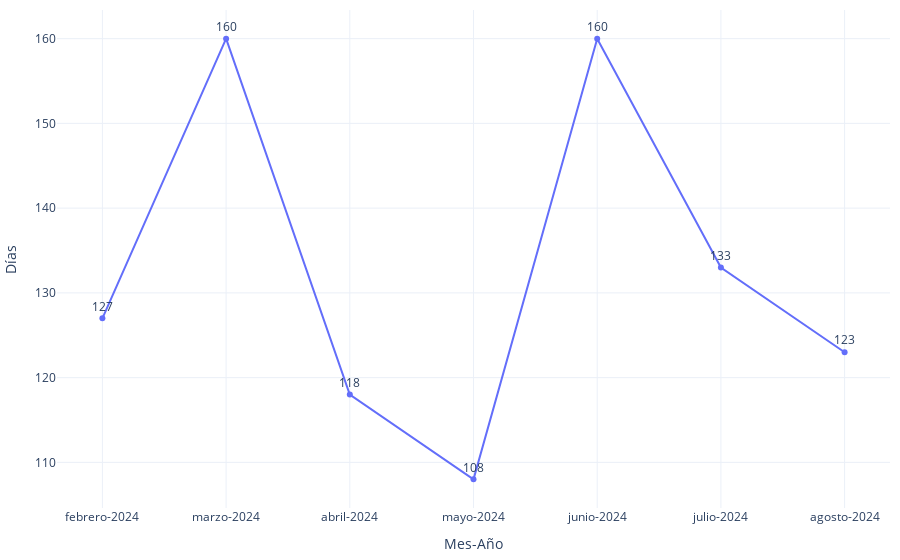

The cell this chart's notebook holds for it:
### Code cell
import os
import plotly.graph_objects as go
import plotly.io as pio

fig = go.Figure()
fig.add_trace(go.Scatter(
        x=promedios_df['label'], 
        y=promedios_df['dias_transcurridos'], 
        mode='lines+markers+text',  # Mostrar líneas, puntos y texto        
        text=promedios_df['dias_transcurridos'],#.apply(lambda x: f'${x:,.0f}'),  # Añadir el texto de los valores formateados
        textposition="top center"  # Posicionar el texto encima de los puntos
    ))

# Configurar el diseño
fig.update_layout(
    xaxis_title="Mes-Año",
    yaxis_title="Días",
    template="plotly_white",
    margin=dict(l=10, r=10, t=10, b=10),
    #yaxis=dict(
    #    ticklen=10,
    #    tick0=1,
    #    dtick=1,
    #    range=[0,35]
   # ),
)
# Exportar gráfica como archivo HTML
def guardar_grafico_como_html(fig, nombre_archivo, carpeta='assets/graficas'):
    # Crear la carpeta si no existe
    if not os.path.exists(carpeta):
        os.makedirs(carpeta)
    
    # Gráfica como archivo HTML en la carpeta especificada
    pio.write_html(fig, f'{carpeta}/{nombre_archivo}.html')

guardar_grafico_como_html(fig, 'g_scatt_proyeccion_dias', carpeta='assets/graficas')
fig.show()

### Figure 1 — Plotly figure (JSON) as saved in the notebook; plotly's stock layout.template omitted (floating-point values rounded to 4 significant figures)
{"data": [{"mode": "lines+markers+text", "text": [127, 160, 118, 108, 160, 133, 123], "textposition": "top center", "type": "scatter", "x": ["febrero-2024", "marzo-2024", "abril-2024", "mayo-2024", "junio-2024", "julio-2024", "agosto-2024"], "y": [127, 160, 118, 108, 160, 133, 123]}], "layout": {"margin": {"b": 10, "l": 10, "r": 10, "t": 10}, "xaxis": {"title": {"text": "Mes-Año"}}, "yaxis": {"title": {"text": "Días"}}}}
